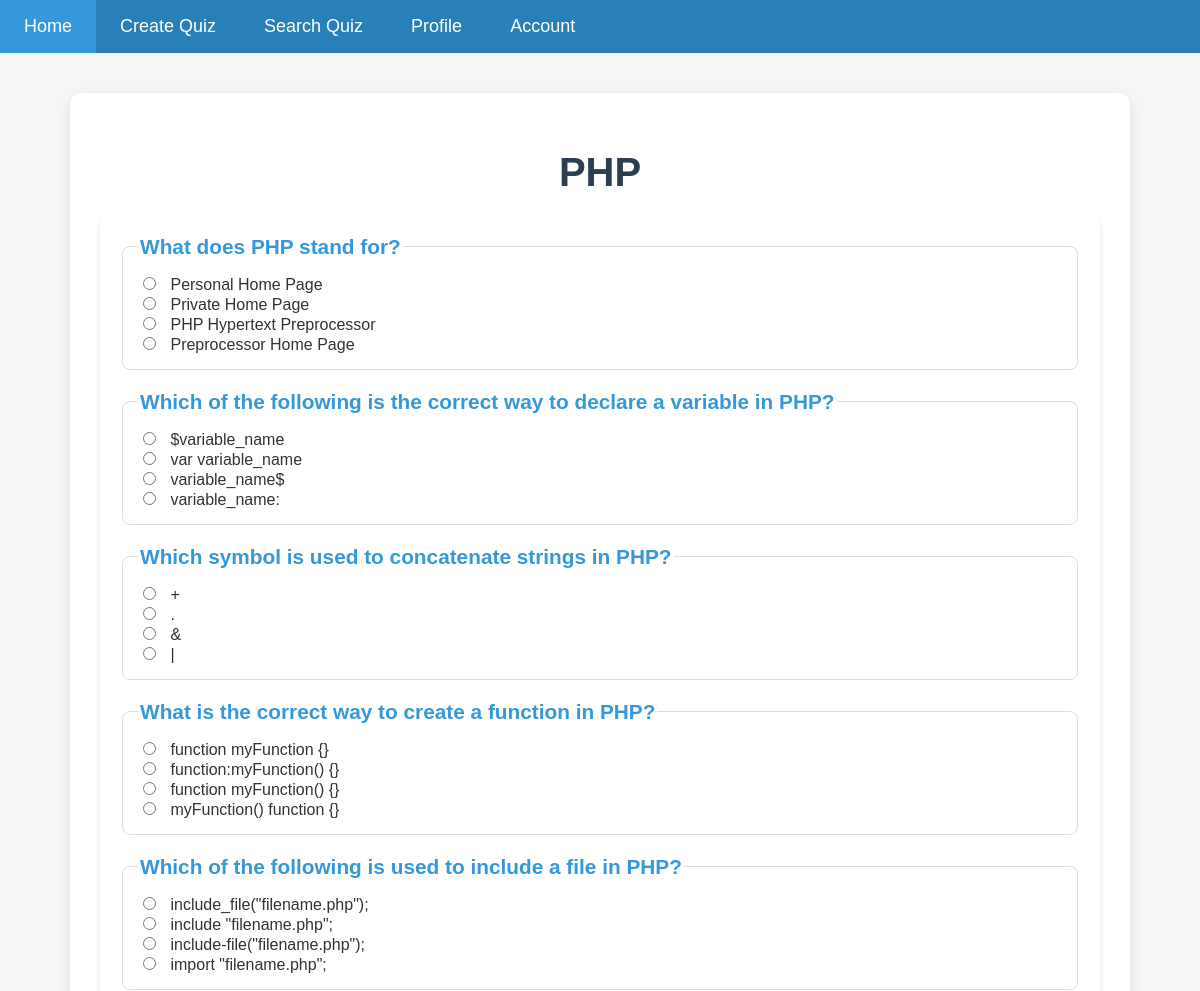
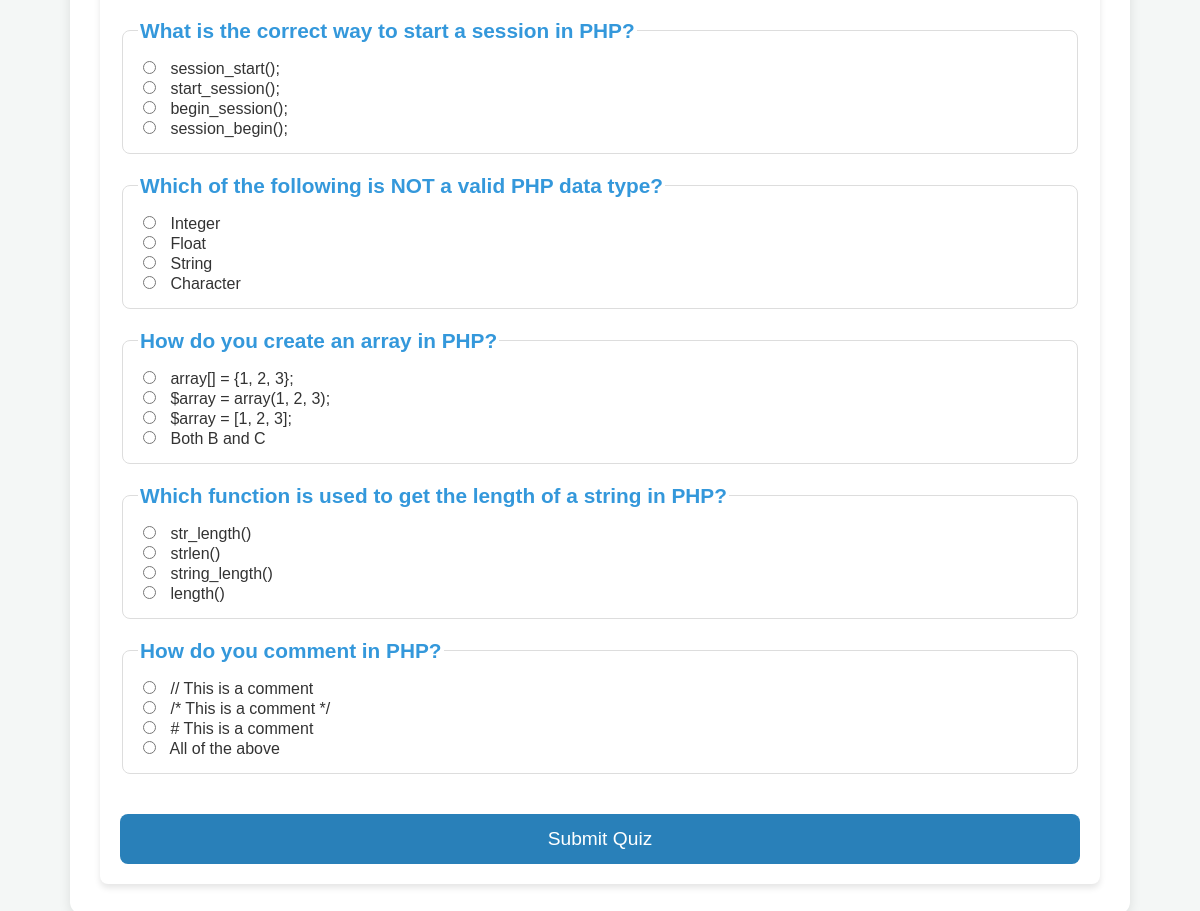
/take_quiz.php?code=4C9A81ACE3 (signed in), run on the app's committed database (2 pictures, top to bottom).
### tables this page shows
CREATE TABLE `quizzes` (
  `quiz_id` int NOT NULL AUTO_INCREMENT,
  `quiz_title` varchar(255) NOT NULL,
  `quiz_description` text NOT NULL,
  `user_id` int NOT NULL,
  `quiz_code` varchar(10) NOT NULL,
  `created_at` timestamp NULL DEFAULT CURRENT_TIMESTAMP,
  PRIMARY KEY (`quiz_id`),
  UNIQUE KEY `quiz_code` (`quiz_code`)
);

CREATE TABLE `questions` (
  `question_id` int NOT NULL AUTO_INCREMENT,
  `quiz_id` int NOT NULL,
  `question_text` text NOT NULL,
  `option_a` varchar(255) NOT NULL,
  `option_b` varchar(255) NOT NULL,
  `option_c` varchar(255) NOT NULL,
  `option_d` varchar(255) NOT NULL,
  `correct_option` char(1) NOT NULL,
  PRIMARY KEY (`question_id`),
  KEY `quiz_id` (`quiz_id`),
  CONSTRAINT `questions_ibfk_1` FOREIGN KEY (`quiz_id`) REFERENCES `quizzes` (`quiz_id`) ON DELETE CASCADE
);

### take_quiz.php (the view, shortened to what this page needs)
<?php
$conn = new mysqli("localhost", "root", "22BCS0133@a", "quiz_system");
$code = $_GET['code'];
$sql = "SELECT * FROM quizzes WHERE quiz_code = '$code'";
$result = mysqli_query($conn, $sql);
$quiz = mysqli_fetch_assoc($result);
$sql_questions = "SELECT * FROM questions WHERE quiz_id = " . $quiz['quiz_id'];
$questions_result = mysqli_query($conn, $sql_questions);
$questions = mysqli_fetch_all($questions_result, MYSQLI_ASSOC);
?>
<!DOCTYPE html>
<html lang="en">
<head>
</head>
<body>
    <div class="navbar">
        <a href="aindex.php">Home</a>
        <a href="create_quiz.php">Create Quiz</a>
        <a href="search_quiz.php">Search Quiz</a>
        <a href="profile.php">Profile</a>
        <a href="account.php">Account</a>
    </div>
    <div class="container">
        <h1><?= $quiz['quiz_title'] ?></h1>
        <form action="take_quiz.php?code=<?= $code ?>" method="POST">
            <?php foreach ($questions as $question) { ?>
                <fieldset>
                    <legend><?= $question['question_text'] ?></legend>
                    <input type="radio" name="answers[<?= $question['question_id'] ?>]" value="A"> <?= $question['option_a'] ?><br>
                    <input type="radio" name="answers[<?= $question['question_id'] ?>]" value="B"> <?= $question['option_b'] ?><br>
                    <input type="radio" name="answers[<?= $question['question_id'] ?>]" value="C"> <?= $question['option_c'] ?><br>
                    <input type="radio" name="answers[<?= $question['question_id'] ?>]" value="D"> <?= $question['option_d'] ?><br>
                </fieldset>
            <?php } ?>
            <button type="submit">Submit Quiz</button>
        </form>
    </div>
</body>
</html>

### take_quiz.php (style rules this page uses)
body { font-family: 'Arial', sans-serif; background-color: #f4f7f6; color: #333; margin: 0; padding: 0; }
.navbar { background-color: #2980b9; overflow: hidden; position: sticky; top: 0; z-index: 100; }
.navbar a { float: left; display: block; color: white; padding: 16px 24px; text-align: center; text-decoration: none; font-size: 18px; font-weight: 500; transition: background-color 0.3s; }
.container { max-width: 1000px; margin: 40px auto; padding: 30px; background-color: #fff; border-radius: 12px; box-shadow: 0 4px 12px rgba(0, 0, 0, 0.1); }
h1 { font-size: 2.5rem; text-align: center; color: #2c3e50; margin-bottom: 20px; }
form { background-color: #fff; padding: 20px; border-radius: 8px; box-shadow: 0 4px 6px rgba(0, 0, 0, 0.1); }
fieldset { border: 1px solid #ddd; padding: 15px; margin-bottom: 20px; border-radius: 8px; }
legend { font-size: 1.3rem; font-weight: bold; color: #3498db; }
input[type="radio"] { margin-right: 10px; accent-color: #2980b9; }
button { background-color: #2980b9; color: white; padding: 14px 28px; font-size: 1.2rem; border: none; border-radius: 8px; cursor: pointer; transition: background-color 0.3s ease; width: 100%; margin-top: 20px; }

### data on the page
quizzes: quiz_title "PHP"
questions: question_text "What does PHP stand for?", option_a "Personal Home Page", option_b "Private Home Page", option_c "PHP Hypertext Preprocessor", option_d "Preprocessor Home Page"
questions: question_text "Which of the following is the correct way to declare a variable in PHP?", option_a "$variable_name", option_b "var variable_name", option_c "variable_name$", option_d "variable_name:"
questions: question_text "Which symbol is used to concatenate strings in PHP?", option_a "+", option_b ".", option_c "&", option_d "|"
questions: question_text "What is the correct way to create a function in PHP?", option_a "function myFunction {}", option_b "function:myFunction() {}", option_c "function myFunction() {}", option_d "myFunction() function {}"
questions: question_text "Which of the following is used to include a file in PHP?", option_a "include_file(\"filename.php\");", option_b "include \"filename.php\";", option_c "include-file(\"filename.php\");", option_d "import \"filename.php\";"
questions: question_text "What is the correct way to start a session in PHP?", option_a "session_start();", option_b "start_session();", option_c "begin_session();", option_d "session_begin();"
questions: question_text "Which of the following is NOT a valid PHP data type?", option_a "Integer", option_b "Float", option_c "String", option_d "Character"
questions: question_text "How do you create an array in PHP?", option_a "array[] = {1, 2, 3};", option_b "$array = array(1, 2, 3);", option_c "$array = [1, 2, 3];", option_d "Both B and C"
questions: question_text "Which function is used to get the length of a string in PHP?", option_a "str_length()", option_b "strlen()", option_c "string_length()", option_d "length()"
questions: question_text "How do you comment in PHP?", option_a "// This is a comment", option_b "/* This is a comment */", option_c "# This is a comment", option_d "All of the above"
